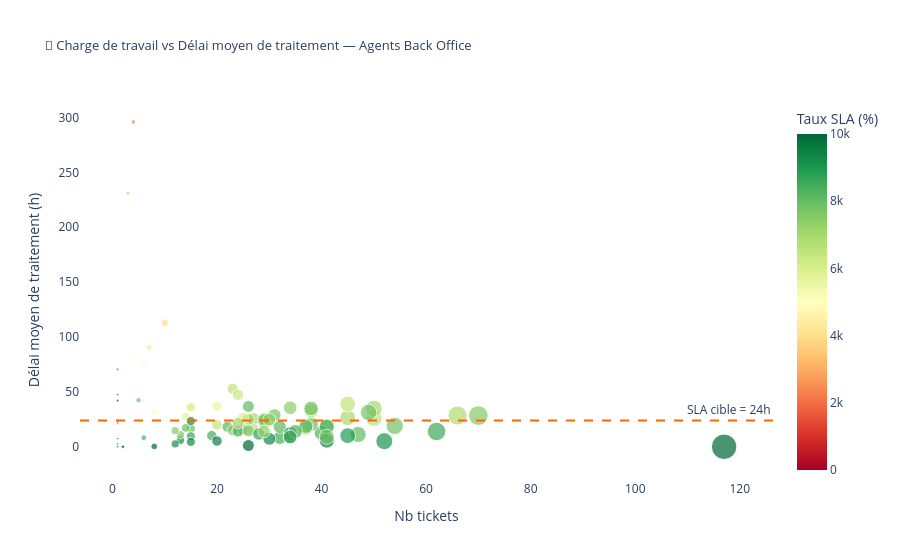

Notebook source saved alongside this figure:
### Code cell
# ─────────────────────────────────────────────────────────────
# SCATTER PLOT — CHARGE vs PERFORMANCE
# ─────────────────────────────────────────────────────────────

fig = px.scatter(
    df_perf,
    x="nb_tickets",
    y="delai_moyen_h",
    size="nb_tickets",
    color="taux_sla",
    hover_data=["agent_id", "nom_agent", "equipe", "taux_sla"],
    title="🔵 Charge de travail vs Délai moyen de traitement — Agents Back Office",
    labels={
        "nb_tickets": "Nombre de tickets traités",
        "delai_moyen_h": "Délai moyen de traitement (h)",
        "taux_sla": "Taux SLA (%)",
        "nb_tickets": "Nb tickets",
    },
    color_continuous_scale="RdYlGn",
    size_max=18,
)

fig.add_hline(
    y=SLA_HEURES,
    line_dash="dash",
    line_color=MOOV_ORANGE,
    annotation_text=f"SLA cible = {SLA_HEURES}h",
    annotation_position="top right",
)

fig.update_layout(plot_bgcolor="white", paper_bgcolor="white", title_font_size=13)
fig.show()

### Figure 1 — Plotly figure (JSON) as saved in the notebook; plotly's stock layout.template omitted (floating-point values rounded to 4 significant figures; data arrays with more than 128 entries replaced by an {"elided": "..."} marker saying what was removed)
{"data": [{"customdata": {"elided": "91x4 mixed values"}, "hovertemplate": "Nb tickets=%{marker.size}<br>Délai moyen de traitement (h)=%{y}<br>agent_id=%{customdata[0]}<br>nom_agent=%{customdata[1]}<br>equipe=%{customdata[2]}<br>Taux SLA (%)=%{marker.color}<extra></extra>", "legendgroup": "", "marker": {"color": [6820.0, 7350.0, 7780.0, 6670.0, 8330.0, 8000.0, 10000.0, 7040.0, 7600.0, 10000.0, 0.0, 9230.0, 7800.0, 7690.0, 10000.0, 8180.0, 8250.0, 10000.0, 8620.0, 9170.0, 4670.0, 6670.0, 7890.0, 8090.0, 8670.0, 7300.0, 5500.0, 8000.0, 6840.0, 7570.0, 7390.0, 7890.0, 0.0, 6600.0, 10000.0, 0.0, 5000.0, 9330.0, 7000.0, 8420.0, 8550.0, 8440.0, 3330.0, 7590.0, 6000.0, 5000.0, 8890.0, 7310.0, 9510.0, 8290.0, 8330.0, 10000.0, 6890.0, 4000.0, 5710.0, 7760.0, 7690.0, 10000.0, 6500.0, 5000.0, 6000.0, 8120.0, 8570.0, 9120.0, 2500.0, 9500.0, 6520.0, 6440.0, 10000.0, 8820.0, 9330.0, 8110.0, 7860.0, 0.0, 5000.0, 9330.0, 7740.0, 7240.0, 8290.0, 0.0, 7800.0, 8530.0, 9040.0, 6250.0, 7330.0, 7500.0, 7080.0, 4290.0, 8080.0, 10000.0, 10000.0], "coloraxis": "coloraxis", "size": [66, 34, 54, 30, 6, 15, 1, 27, 25, 1, 1, 13, 41, 13, 1, 22, 40, 117, 29, 12, 15, 27, 38, 47, 15, 37, 20, 5, 38, 70, 23, 38, 1, 50, 2, 1, 8, 15, 50, 19, 62, 32, 3, 29, 15, 4, 45, 26, 41, 41, 24, 1, 45, 10, 14, 49, 26, 26, 20, 6, 25, 32, 28, 34, 4, 20, 23, 45, 1, 34, 30, 37, 14, 1, 2, 15, 31, 29, 35, 1, 41, 34, 52, 24, 30, 12, 24, 7, 26, 2, 8], "sizemode": "area", "sizeref": 0.3611, "symbol": "circle"}, "mode": "markers", "name": "", "orientation": "v", "showlegend": false, "type": "scatter", "x": [66, 34, 54, 30, 6, 15, 1, 27, 25, 1, 1, 13, 41, 13, 1, 22, 40, 117, 29, 12, 15, 27, 38, 47, 15, 37, 20, 5, 38, 70, 23, 38, 1, 50, 2, 1, 8, 15, 50, 19, 62, 32, 3, 29, 15, 4, 45, 26, 41, 41, 24, 1, 45, 10, 14, 49, 26, 26, 20, 6, 25, 32, 28, 34, 4, 20, 23, 45, 1, 34, 30, 37, 14, 1, 2, 15, 31, 29, 35, 1, 41, 34, 52, 24, 30, 12, 24, 7, 26, 2, 8], "xaxis": "x", "y": [28.54, 35.54, 18.99, 23.88, 8.29, 16.65, 21.19, 25.55, 16.08, 7.49, 41.9, 5.91, 17.72, 10.98, 2.7, 18.14, 12.69, 0.01, 23.34, 2.6, 35.62, 15.6, 20.36, 11.19, 9.6, 17.05, 37.0, 42.43, 32.82, 28.42, 15.14, 34.88, 47.5, 26.07, 0.0, 42.17, 31.97, 4.45, 34.87, 10.23, 13.93, 8.19, 230.9, 25.11, 36.07, 82.1, 10.15, 24.85, 5.59, 18.51, 14.03, 0.01, 26.46, 113.0, 27.44, 31.32, 14.56, 1.13, 19.99, 75.96, 25.93, 18.2, 11.67, 12.08, 295.8, 5.29, 52.8, 38.94, 22.48, 8.82, 7.26, 18.69, 17.18, 24.11, 13.47, 23.4, 28.77, 13.99, 13.88, 70.6, 9.12, 8.99, 5.12, 47.35, 24.82, 14.77, 21.51, 90.57, 36.74, 0.04, 0.3], "yaxis": "y"}], "layout": {"annotations": [{"showarrow": false, "text": "SLA cible = 24h", "x": 1, "xanchor": "right", "xref": "x domain", "y": 24, "yanchor": "bottom", "yref": "y"}], "coloraxis": {"colorbar": {"title": {"text": "Taux SLA (%)"}}, "colorscale": [[0, "rgb(165,0,38)"], [0.1, "rgb(215,48,39)"], [0.2, "rgb(244,109,67)"], [0.3, "rgb(253,174,97)"], [0.4, "rgb(254,224,139)"], [0.5, "rgb(255,255,191)"], [0.6, "rgb(217,239,139)"], [0.7, "rgb(166,217,106)"], [0.8, "rgb(102,189,99)"], [0.9, "rgb(26,152,80)"], [1, "rgb(0,104,55)"]]}, "legend": {"itemsizing": "constant", "tracegroupgap": 0}, "paper_bgcolor": "white", "plot_bgcolor": "white", "shapes": [{"line": {"color": "#FF6600", "dash": "dash"}, "type": "line", "x0": 0, "x1": 1, "xref": "x domain", "y0": 24, "y1": 24, "yref": "y"}], "title": {"font": {"size": 13}, "text": "🔵 Charge de travail vs Délai moyen de traitement — Agents Back Office"}, "xaxis": {"anchor": "y", "domain": [0, 1], "title": {"text": "Nb tickets"}}, "yaxis": {"anchor": "x", "domain": [0, 1], "title": {"text": "Délai moyen de traitement (h)"}}}}
